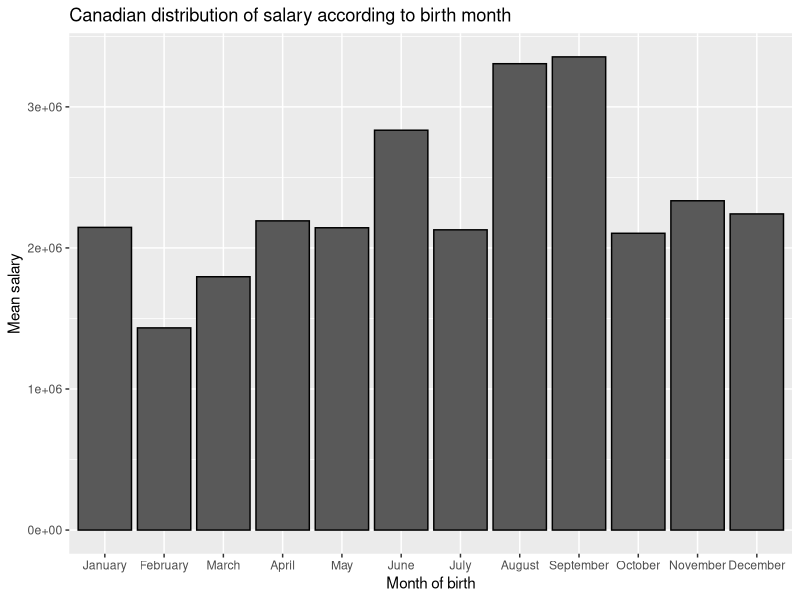

The R source for this figure:
setwd("C:/Users/Reina Borst/Desktop/UCU sem 4/Data Analysis for LAS/Group Project")
library(tidyverse)
library(plyr)

salary_canada <- read.csv('salary_canada.csv')
salary_finland <- read.csv('salary_finland.csv')
salary_sweden <- read.csv('salary_finland.csv')
salary_usa <- read.csv('salary_usa.csv')

#compute mean salaries per month
can_salary_adapted <- salary_canada %>% 
  mutate(
    dates = as.Date(Born),
    months = format(dates,'%m'),
    month_text = case_when( 
      months == '01' ~ 'January', 
      months == '02' ~ 'February', 
      months == '03' ~ 'March', 
      months == '04' ~ 'April', 
      months == '05' ~ 'May', 
      months == '06' ~ 'June', 
      months == '07' ~ 'July', 
      months == '08' ~ 'August', 
      months == '09' ~ 'September', 
      months == '10' ~ 'October', 
      months == '11' ~ 'November', 
      months == '12' ~ 'December' 
    ) 
  )

salary_can_jan <- subset(can_salary_adapted, month_text == "January") 
salary_can_feb <- subset(can_salary_adapted, month_text == "February")
salary_can_mar <- subset(can_salary_adapted, month_text == "March")
salary_can_apr <- subset(can_salary_adapted, month_text == "April")
salary_can_may <- subset(can_salary_adapted, month_text == "May")
salary_can_jun <- subset(can_salary_adapted, month_text == "June")
salary_can_jul <- subset(can_salary_adapted, month_text == "July")
salary_can_aug <- subset(can_salary_adapted, month_text == "August")
salary_can_sep <- subset(can_salary_adapted, month_text == "September")
salary_can_oct <- subset(can_salary_adapted, month_text == "October")
salary_can_nov <- subset(can_salary_adapted, month_text == "November")
salary_can_dec <- subset(can_salary_adapted, month_text == "December")

mean_sal_jan = mean(salary_can_jan$Salary, na.rm = TRUE)
mean_sal_feb = mean(salary_can_feb$Salary, na.rm = TRUE)
mean_sal_mar = mean(salary_can_mar$Salary, na.rm = TRUE)
mean_sal_apr = mean(salary_can_apr$Salary, na.rm = TRUE)
mean_sal_may = mean(salary_can_may$Salary, na.rm = TRUE)
mean_sal_jun = mean(salary_can_jun$Salary, na.rm = TRUE)
mean_sal_jul = mean(salary_can_jul$Salary, na.rm = TRUE)
mean_sal_aug = mean(salary_can_aug$Salary, na.rm = TRUE)
mean_sal_sep = mean(salary_can_sep$Salary, na.rm = TRUE)
mean_sal_oct = mean(salary_can_oct$Salary, na.rm = TRUE)
mean_sal_nov = mean(salary_can_nov$Salary, na.rm = TRUE)
mean_sal_dec = mean(salary_can_dec$Salary, na.rm = TRUE)

mean_sal_year <- c(mean(salary_can_jan$Salary, na.rm = TRUE), mean_sal_feb = mean(salary_can_feb$Salary, na.rm = TRUE), mean(salary_can_mar$Salary, na.rm = TRUE), mean(salary_can_apr$Salary, na.rm = TRUE), mean(salary_can_may$Salary, na.rm = TRUE), mean(salary_can_jun$Salary, na.rm = TRUE), mean(salary_can_jul$Salary, na.rm = TRUE), mean(salary_can_aug$Salary, na.rm = TRUE), mean(salary_can_sep$Salary, na.rm = TRUE), mean(salary_can_oct$Salary, na.rm = TRUE), mean(salary_can_nov$Salary, na.rm = TRUE), mean(salary_can_dec$Salary, na.rm = TRUE))
months_for_plot <- c('January', 'February', 'March', 'April', 'May', 'June', 'July', 'August', 'September', 'October', 'November', 'December')
ordered_months <- factor(months_for_plot, levels=c('January', 'February', 'March', 'April', 'May', 'June', 'July', 'August', 'September', 'October', 'November', 'December'), ordered=TRUE)

#Attempt to plot salary against birth months
ggplot() +
  geom_bar(stat="identity", mapping=aes(x=ordered_months, y=mean_sal_year), colour='black') +
  labs(title = "Canadian distribution of salary according to birth month", x = "Month of birth", y = "Mean salary")


